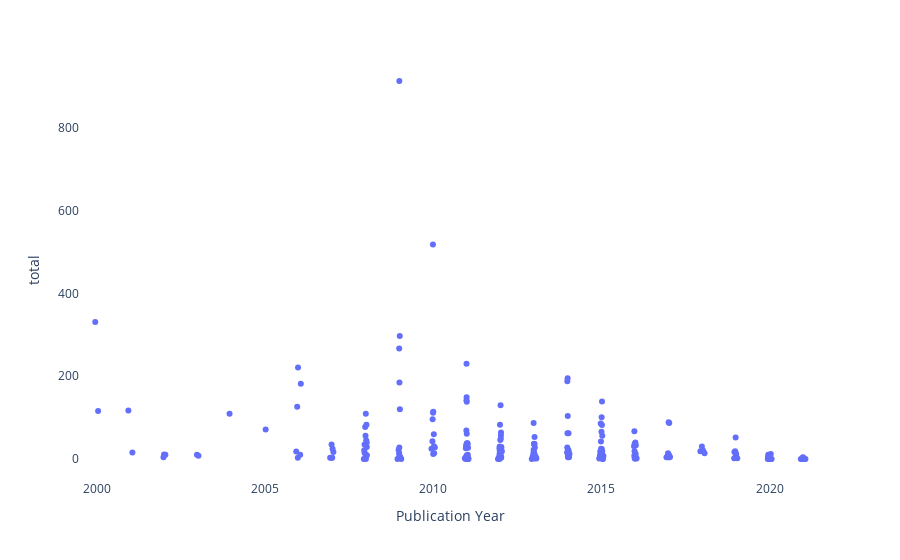

The code cell stored with this chart in its notebook:
### Markdown cell above
Here's the citation counts of manuscripts plotted by year of publication.

### Code cell
fig = px.strip(dat, x = 'Publication Year', 
                 y = 'total', 
                 hover_data = ['Publication Year', 'total', 'Document Title', 'Journal Title'])
fig = fig.update_layout({
    'plot_bgcolor' : 'rgba(0, 0, 0, 0)',
    'paper_bgcolor' : 'rgba(0, 0, 0, 0)'})

## Static image
#Image(fig.to_image(format="png", width=400, height=250, scale=2))
fig.show()

### Figure 1 — Plotly figure (JSON) as saved in the notebook; plotly's stock layout.template omitted (floating-point values rounded to 4 significant figures; data arrays with more than 128 entries replaced by an {"elided": "..."} marker saying what was removed)
{"data": [{"alignmentgroup": "True", "boxpoints": "all", "customdata": {"elided": "228x2 str values"}, "fillcolor": "rgba(255,255,255,0)", "hoveron": "points", "hovertemplate": "Publication Year=%{x}<br>total=%{y}<br>Document Title=%{customdata[0]}<br>Journal Title=%{customdata[1]}<extra></extra>", "legendgroup": "", "line": {"color": "rgba(255,255,255,0)"}, "marker": {"color": "#636efa"}, "name": "", "offsetgroup": "", "orientation": "v", "pointpos": 0, "showlegend": false, "type": "box", "x": {"elided": "228 int values"}, "x0": " ", "xaxis": "x", "y": {"elided": "228 int values"}, "y0": " ", "yaxis": "y"}], "layout": {"autosize": true, "boxmode": "group", "legend": {"tracegroupgap": 0}, "margin": {"t": 60}, "paper_bgcolor": "rgba(0, 0, 0, 0)", "plot_bgcolor": "rgba(0, 0, 0, 0)", "xaxis": {"anchor": "y", "autorange": true, "domain": [0, 1], "range": [2000.0, 2022.0], "title": {"text": "Publication Year"}, "type": "linear"}, "yaxis": {"anchor": "x", "autorange": true, "domain": [0, 1], "range": [-50.72, 963.7], "title": {"text": "total"}, "type": "linear"}}}
